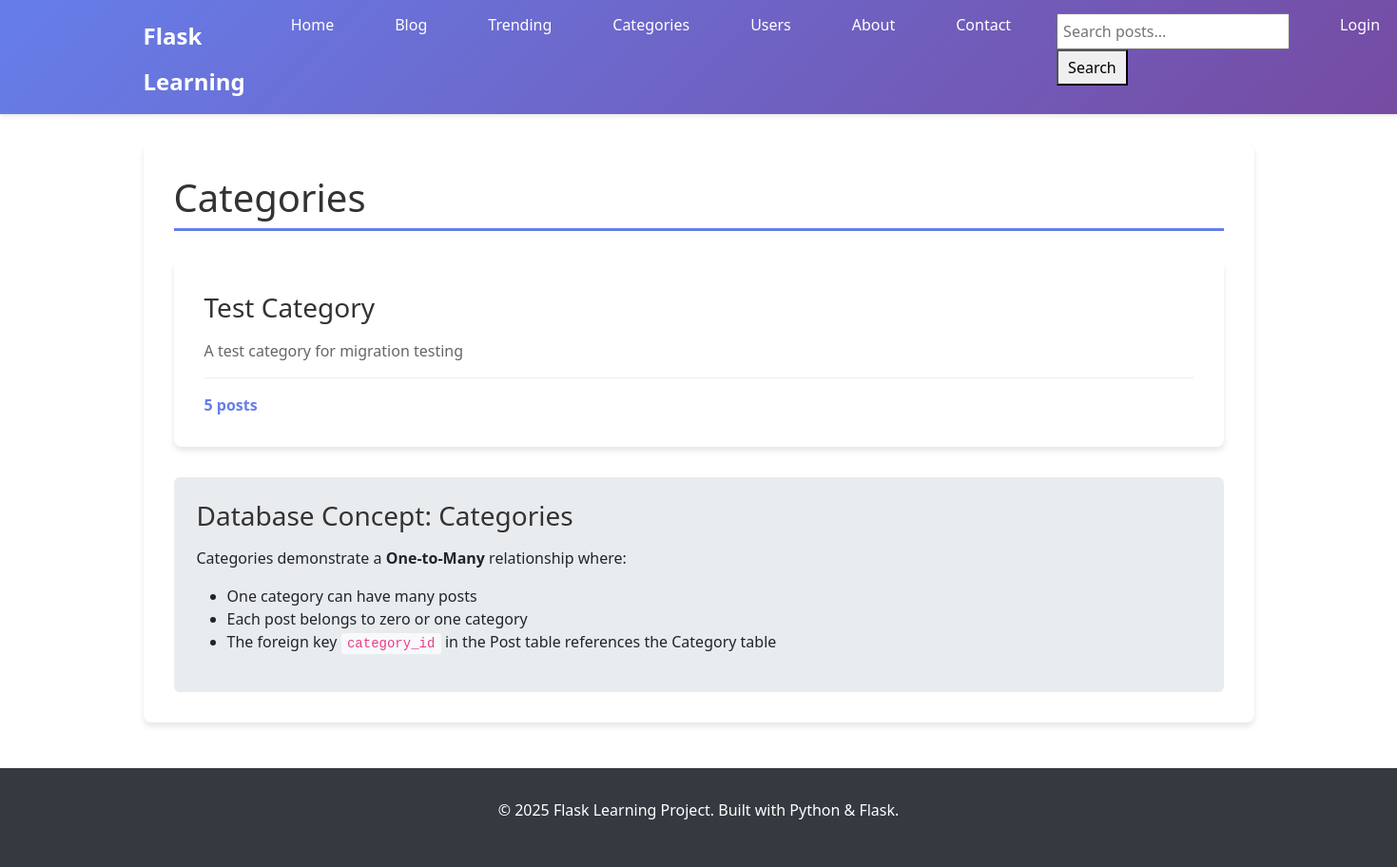
The page /categories on the database its author committed.
### app.py (models this page shows, shortened)
class Category(db.Model):
    id = db.Column(db.Integer, primary_key=True)
    name = db.Column(db.String(50), unique=True, nullable=False)
    description = db.Column(db.Text)
    posts = db.relationship('Post', backref='category', lazy=True)

### app.py (the view)
@app.route('/categories')
def categories():
    categories = Category.query.all()
    return render_template('categories.html', title='Categories', categories=categories)

### templates/categories.html
{% extends "base.html" %}
{% block content %}
<div class="content-section">
    <h1>Categories</h1>
    {% if categories %}
        <div class="categories-grid">
            {% for category in categories %}
            <div class="category-card">
                <h3><a href="{{ url_for('category_posts', id=category.id) }}">{{ category.name }}</a></h3>
                {% if category.description %}
                    <p class="category-description">{{ category.description }}</p>
                {% endif %}
                <div class="category-stats">
                    <span class="post-count">{{ category.posts|length }} posts</span>
                </div>
            </div>
            {% endfor %}
        </div>
    {% else %}
        <div class="no-categories">
            <h3>No categories yet!</h3>
            <p>Categories help organize blog posts by topic.</p>
            <a href="{{ url_for('init_db') }}" class="btn btn-primary">Initialize Sample Data</a>
        </div>
    {% endif %}
    <div class="database-info">
        <h3>Database Concept: Categories</h3>
        <p>Categories demonstrate a <strong>One-to-Many</strong> relationship where:</p>
        <ul>
            <li>One category can have many posts</li>
            <li>Each post belongs to zero or one category</li>
            <li>The foreign key <code>category_id</code> in the Post table references the Category table</li>
        </ul>
    </div>
</div>
{% endblock %}

### static/css/style.css (style rules this page uses)
* { margin: 0; padding: 0; box-sizing: border-box; }
body { font-family: 'Segoe UI', Tahoma, Geneva, Verdana, sans-serif; line-height: 1.6; color: #333; background-color: #f8f9fa; }
.content-section { background: white; padding: 2rem; border-radius: 8px; box-shadow: 0 4px 6px rgba(0,0,0,0.1); margin: 2rem 0; }
.content-section h1 { color: #333; margin-bottom: 1.5rem; border-bottom: 3px solid #667eea; padding-bottom: 0.5rem; }
.categories-grid { display: grid; grid-template-columns: repeat(auto-fit, minmax(250px, 1fr)); gap: 2rem; margin: 2rem 0; }
.category-card { background: white; padding: 2rem; border-radius: 8px; box-shadow: 0 4px 6px rgba(0,0,0,0.1); transition: transform 0.3s ease; }
.category-card h3 a { color: #333; text-decoration: none; }
.category-description { color: #666; margin: 1rem 0; }
.category-stats { margin-top: 1rem; padding-top: 1rem; border-top: 1px solid #eee; }
.post-count { color: #667eea; font-weight: bold; }
.database-info, .database-demo-info, .demo-info { background: #e9ecef; padding: 1.5rem; border-radius: 6px; margin-top: 2rem; }
.database-info h3, .database-demo-info h3, .demo-info h3 { color: #333; margin-bottom: 1rem; }
.database-info code, .database-demo-info code, .demo-info code { background: #f8f9fa; padding: 0.2rem 0.4rem; border-radius: 3px; font-family: 'Courier New', monospace; color: #e83e8c; }

### rows shown on the page
Category: name "Test Category", description "A test category for migration testing", posts|length "5"
